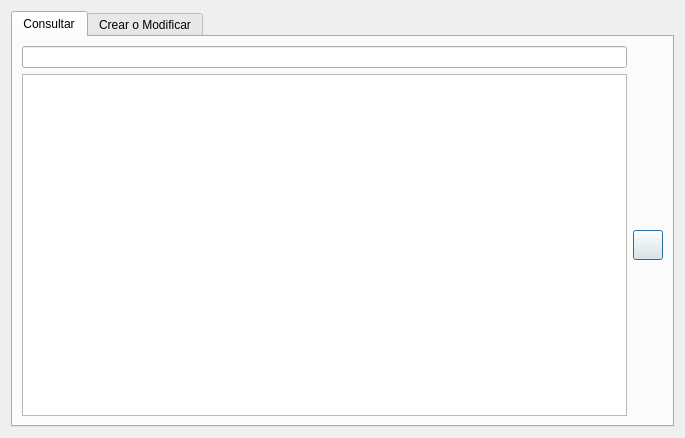
<?xml version="1.0" encoding="UTF-8"?>
<ui version="4.0">
 <class>Dialog</class>
 <widget class="QDialog" name="Dialog">
  <property name="geometry">
   <rect>
    <x>0</x>
    <y>0</y>
    <width>685</width>
    <height>438</height>
   </rect>
  </property>
  <property name="windowTitle">
   <string>Dialog</string>
  </property>
  <layout class="QGridLayout" name="gridLayout">
   <item row="0" column="0">
    <widget class="QTabWidget" name="tabWidget">
     <property name="currentIndex">
      <number>0</number>
     </property>
     <widget class="QWidget" name="tab">
      <attribute name="title">
       <string>Consultar</string>
      </attribute>
      <layout class="QGridLayout" name="gridLayout_2">
       <item row="1" column="0">
        <widget class="QTableView" name="tableView"/>
       </item>
       <item row="0" column="0">
        <widget class="QLineEdit" name="line_search"/>
       </item>
       <item row="1" column="1">
        <widget class="QPushButton" name="btn_delete">
         <property name="sizePolicy">
          <sizepolicy hsizetype="Fixed" vsizetype="Fixed">
           <horstretch>0</horstretch>
           <verstretch>0</verstretch>
          </sizepolicy>
         </property>
         <property name="minimumSize">
          <size>
           <width>30</width>
           <height>30</height>
          </size>
         </property>
         <property name="maximumSize">
          <size>
           <width>30</width>
           <height>30</height>
          </size>
         </property>
         <property name="text">
          <string/>
         </property>
        </widget>
       </item>
      </layout>
     </widget>
     <widget class="QWidget" name="tab_2">
      <attribute name="title">
       <string>Crear o Modificar</string>
      </attribute>
      <layout class="QGridLayout" name="gridLayout_3">
       <item row="0" column="0">
        <widget class="QGroupBox" name="groupBox">
         <property name="title">
          <string>Datos de Cultivo</string>
         </property>
         <layout class="QGridLayout" name="gridLayout_4">
          <item row="1" column="5">
           <widget class="QLabel" name="label_6">
            <property name="text">
             <string>Precio</string>
            </property>
           </widget>
          </item>
          <item row="2" column="3">
           <widget class="QDoubleSpinBox" name="ms_res">
            <property name="maximum">
             <double>1.000000000000000</double>
            </property>
           </widget>
          </item>
          <item row="1" column="2">
           <widget class="QLabel" name="label_3">
            <property name="text">
             <string>MS. Cosecha</string>
            </property>
           </widget>
          </item>
          <item row="2" column="1">
           <widget class="QDoubleSpinBox" name="ic">
            <property name="maximum">
             <double>1.000000000000000</double>
            </property>
           </widget>
          </item>
          <item row="2" column="2">
           <widget class="QDoubleSpinBox" name="ms_cos">
            <property name="maximum">
             <double>1.000000000000000</double>
            </property>
           </widget>
          </item>
          <item row="1" column="4">
           <widget class="QLabel" name="label_5">
            <property name="text">
             <string>Humedad</string>
            </property>
           </widget>
          </item>
          <item row="1" column="1">
           <widget class="QLabel" name="label_2">
            <property name="maximumSize">
             <size>
              <width>16777215</width>
              <height>50</height>
             </size>
            </property>
            <property name="text">
             <string>Indice de Cosecha</string>
            </property>
           </widget>
          </item>
          <item row="1" column="3">
           <widget class="QLabel" name="label_4">
            <property name="text">
             <string>MS.Residuo</string>
            </property>
           </widget>
          </item>
          <item row="0" column="1">
           <widget class="QLabel" name="label">
            <property name="text">
             <string>Nombre Cultivo:</string>
            </property>
           </widget>
          </item>
          <item row="2" column="4">
           <widget class="QSpinBox" name="humedad">
            <property name="maximum">
             <number>100</number>
            </property>
           </widget>
          </item>
          <item row="2" column="5" colspan="2">
           <widget class="QDoubleSpinBox" name="precio">
            <property name="maximum">
             <double>100000.000000000000000</double>
            </property>
           </widget>
          </item>
          <item row="4" column="1" colspan="6">
           <widget class="QGroupBox" name="groupBox_2">
            <property name="title">
             <string>Extracciones</string>
            </property>
            <layout class="QGridLayout" name="gridLayout_5">
             <item row="0" column="0">
              <widget class="QTabWidget" name="tabWidget_2">
               <property name="currentIndex">
                <number>1</number>
               </property>
               <widget class="QWidget" name="tab_3">
                <attribute name="title">
                 <string>1) Cosecha</string>
                </attribute>
                <layout class="QGridLayout" name="gridLayout_6">
                 <item row="0" column="0">
                  <widget class="QLabel" name="label_7">
                   <property name="text">
                    <string>Nitrogeno</string>
                   </property>
                  </widget>
                 </item>
                 <item row="3" column="0">
                  <widget class="QDoubleSpinBox" name="s_cos">
                   <property name="maximum">
                    <double>1.000000000000000</double>
                   </property>
                  </widget>
                 </item>
                 <item row="0" column="1">
                  <widget class="QLabel" name="label_8">
                   <property name="text">
                    <string>Fosforo</string>
                   </property>
                  </widget>
                 </item>
                 <item row="3" column="1">
                  <widget class="QDoubleSpinBox" name="ca_cos">
                   <property name="maximum">
                    <double>1.000000000000000</double>
                   </property>
                  </widget>
                 </item>
                 <item row="1" column="3">
                  <widget class="QDoubleSpinBox" name="c_cos">
                   <property name="maximum">
                    <double>1.000000000000000</double>
                   </property>
                  </widget>
                 </item>
                 <item row="1" column="0">
                  <widget class="QDoubleSpinBox" name="n_cos">
                   <property name="maximum">
                    <double>1.000000000000000</double>
                   </property>
                  </widget>
                 </item>
                 <item row="3" column="2">
                  <widget class="QDoubleSpinBox" name="mg_cos">
                   <property name="maximum">
                    <double>1.000000000000000</double>
                   </property>
                  </widget>
                 </item>
                 <item row="3" column="3">
                  <widget class="QDoubleSpinBox" name="b_cos">
                   <property name="maximum">
                    <double>1.000000000000000</double>
                   </property>
                  </widget>
                 </item>
                 <item row="1" column="2">
                  <widget class="QDoubleSpinBox" name="k_pos">
                   <property name="maximum">
                    <double>1.000000000000000</double>
                   </property>
                  </widget>
                 </item>
                 <item row="1" column="1">
                  <widget class="QDoubleSpinBox" name="p_cos">
                   <property name="maximum">
                    <double>1.000000000000000</double>
                   </property>
                  </widget>
                 </item>
                 <item row="0" column="2">
                  <widget class="QLabel" name="label_9">
                   <property name="text">
                    <string>Potasio</string>
                   </property>
                  </widget>
                 </item>
                 <item row="0" column="3">
                  <widget class="QLabel" name="label_10">
                   <property name="text">
                    <string>Carbono</string>
                   </property>
                  </widget>
                 </item>
                 <item row="2" column="0">
                  <widget class="QLabel" name="label_11">
                   <property name="text">
                    <string>Azufre</string>
                   </property>
                  </widget>
                 </item>
                 <item row="2" column="1">
                  <widget class="QLabel" name="label_12">
                   <property name="text">
                    <string>Calcio</string>
                   </property>
                  </widget>
                 </item>
                 <item row="2" column="2">
                  <widget class="QLabel" name="label_13">
                   <property name="text">
                    <string>Magnesio</string>
                   </property>
                  </widget>
                 </item>
                 <item row="2" column="3">
                  <widget class="QLabel" name="label_14">
                   <property name="text">
                    <string>Boro</string>
                   </property>
                  </widget>
                 </item>
                </layout>
               </widget>
               <widget class="QWidget" name="tab_4">
                <attribute name="title">
                 <string>2) Residuo</string>
                </attribute>
                <layout class="QGridLayout" name="gridLayout_7">
                 <item row="0" column="0">
                  <widget class="QLabel" name="label_15">
                   <property name="text">
                    <string>Nitrogeno</string>
                   </property>
                  </widget>
                 </item>
                 <item row="0" column="1">
                  <widget class="QLabel" name="label_19">
                   <property name="text">
                    <string>Fosforo</string>
                   </property>
                  </widget>
                 </item>
                 <item row="0" column="2">
                  <widget class="QLabel" name="label_20">
                   <property name="text">
                    <string>Potasio</string>
                   </property>
                  </widget>
                 </item>
                 <item row="0" column="3">
                  <widget class="QLabel" name="label_16">
                   <property name="text">
                    <string>Carbono</string>
                   </property>
                  </widget>
                 </item>
                 <item row="1" column="0">
                  <widget class="QDoubleSpinBox" name="n_res">
                   <property name="maximum">
                    <double>1.000000000000000</double>
                   </property>
                  </widget>
                 </item>
                 <item row="1" column="1">
                  <widget class="QDoubleSpinBox" name="p_res">
                   <property name="maximum">
                    <double>1.000000000000000</double>
                   </property>
                  </widget>
                 </item>
                 <item row="1" column="2">
                  <widget class="QDoubleSpinBox" name="k_res">
                   <property name="maximum">
                    <double>1.000000000000000</double>
                   </property>
                  </widget>
                 </item>
                 <item row="1" column="3">
                  <widget class="QDoubleSpinBox" name="c_res">
                   <property name="maximum">
                    <double>1.000000000000000</double>
                   </property>
                  </widget>
                 </item>
                 <item row="2" column="0">
                  <widget class="QLabel" name="label_21">
                   <property name="text">
                    <string>Azufre</string>
                   </property>
                  </widget>
                 </item>
                 <item row="2" column="1">
                  <widget class="QLabel" name="label_17">
                   <property name="text">
                    <string>Calcio</string>
                   </property>
                  </widget>
                 </item>
                 <item row="2" column="2">
                  <widget class="QLabel" name="label_18">
                   <property name="text">
                    <string>Magnesio</string>
                   </property>
                  </widget>
                 </item>
                 <item row="2" column="3">
                  <widget class="QLabel" name="label_22">
                   <property name="text">
                    <string>Boro</string>
                   </property>
                  </widget>
                 </item>
                 <item row="3" column="0">
                  <widget class="QDoubleSpinBox" name="s_res">
                   <property name="maximum">
                    <double>1.000000000000000</double>
                   </property>
                  </widget>
                 </item>
                 <item row="3" column="1">
                  <widget class="QDoubleSpinBox" name="ca_res">
                   <property name="maximum">
                    <double>1.000000000000000</double>
                   </property>
                  </widget>
                 </item>
                 <item row="3" column="2">
                  <widget class="QDoubleSpinBox" name="mg_res">
                   <property name="maximum">
                    <double>1.000000000000000</double>
                   </property>
                  </widget>
                 </item>
                 <item row="3" column="3">
                  <widget class="QDoubleSpinBox" name="b_res">
                   <property name="maximum">
                    <double>1.000000000000000</double>
                   </property>
                  </widget>
                 </item>
                </layout>
               </widget>
              </widget>
             </item>
            </layout>
           </widget>
          </item>
          <item row="0" column="2" colspan="3">
           <widget class="QLineEdit" name="line_name"/>
          </item>
          <item row="0" column="5">
           <widget class="QPushButton" name="pushButton">
            <property name="sizePolicy">
             <sizepolicy hsizetype="Fixed" vsizetype="Fixed">
              <horstretch>30</horstretch>
              <verstretch>30</verstretch>
             </sizepolicy>
            </property>
            <property name="minimumSize">
             <size>
              <width>30</width>
              <height>30</height>
             </size>
            </property>
            <property name="text">
             <string/>
            </property>
           </widget>
          </item>
         </layout>
        </widget>
       </item>
      </layout>
     </widget>
    </widget>
   </item>
  </layout>
 </widget>
 <tabstops>
  <tabstop>tabWidget</tabstop>
  <tabstop>line_search</tabstop>
  <tabstop>tableView</tabstop>
  <tabstop>btn_delete</tabstop>
  <tabstop>line_name</tabstop>
  <tabstop>ic</tabstop>
  <tabstop>ms_cos</tabstop>
  <tabstop>ms_res</tabstop>
  <tabstop>humedad</tabstop>
  <tabstop>precio</tabstop>
  <tabstop>tabWidget_2</tabstop>
  <tabstop>n_cos</tabstop>
  <tabstop>p_cos</tabstop>
  <tabstop>k_pos</tabstop>
  <tabstop>c_cos</tabstop>
  <tabstop>s_cos</tabstop>
  <tabstop>ca_cos</tabstop>
  <tabstop>mg_cos</tabstop>
  <tabstop>b_cos</tabstop>
  <tabstop>n_res</tabstop>
  <tabstop>p_res</tabstop>
  <tabstop>k_res</tabstop>
  <tabstop>c_res</tabstop>
  <tabstop>s_res</tabstop>
  <tabstop>ca_res</tabstop>
  <tabstop>mg_res</tabstop>
  <tabstop>b_res</tabstop>
  <tabstop>pushButton</tabstop>
 </tabstops>
 <resources/>
 <connections/>
</ui>
